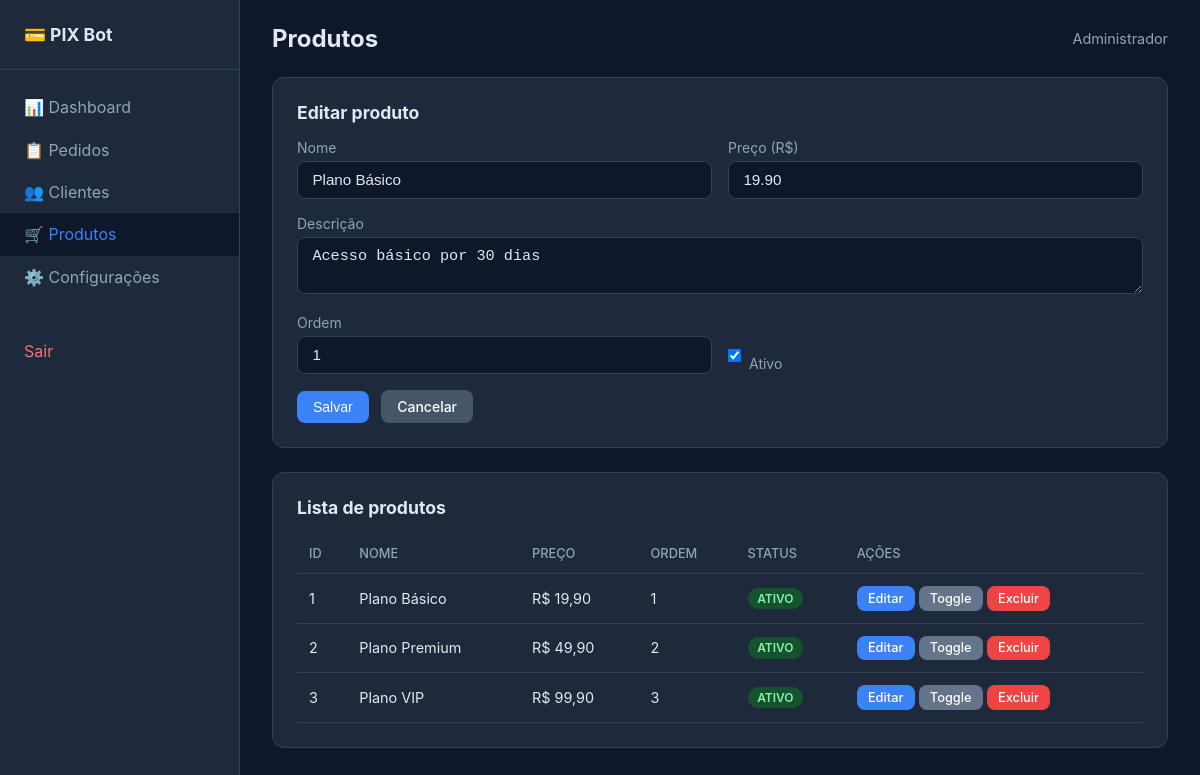
The page /panel/products.php?edit=1 (signed in) on the database its author committed.
### tables this page shows
CREATE TABLE IF NOT EXISTS products (
  id INT UNSIGNED AUTO_INCREMENT PRIMARY KEY,
  name VARCHAR(150) NOT NULL,
  description TEXT,
  price DECIMAL(10,2) NOT NULL,
  active TINYINT(1) DEFAULT 1,
  sort_order INT DEFAULT 0,
  created_at TIMESTAMP DEFAULT CURRENT_TIMESTAMP,
  updated_at TIMESTAMP DEFAULT CURRENT_TIMESTAMP ON UPDATE CURRENT_TIMESTAMP
);

### panel/config.php (called while the page is built, shortened)
<?php
function db(): PDO {
    static $pdo = null;
    if ($pdo === null) {
        $dsn = sprintf(
            'mysql:host=%s;port=%s;dbname=%s;charset=utf8mb4',
            DB_HOST,
            DB_PORT,
            DB_NAME
        );
        $pdo = new PDO($dsn, DB_USER, DB_PASS, [
            PDO::ATTR_ERRMODE => PDO::ERRMODE_EXCEPTION,
            PDO::ATTR_DEFAULT_FETCH_MODE => PDO::FETCH_ASSOC,
            PDO::ATTR_EMULATE_PREPARES => false,
        ]);
    }
    return $pdo;
}
function e(?string $str): string {
    return htmlspecialchars($str ?? '', ENT_QUOTES, 'UTF-8');
}
function money($value): string {
    return 'R$ ' . number_format((float)$value, 2, ',', '.');
}

### panel/products.php (the view, shortened to what this page needs)
<?php
require_once __DIR__ . '/config.php';
$edit = null;
if (isset($_GET['edit'])) {
    $stmt = db()->prepare('SELECT * FROM products WHERE id = ?');
    $stmt->execute([(int)$_GET['edit']]);
    $edit = $stmt->fetch();
}
$products = db()->query('SELECT * FROM products ORDER BY sort_order, id')->fetchAll();
include __DIR__ . '/layout.php';
?>
<div class="card" style="margin-bottom: 1.5rem;">
    <h2><?= $edit ? 'Editar produto' : 'Novo produto' ?></h2>
    <form method="POST">
        <div class="form-row">
            <div>
                <label>Nome</label>
                <input type="text" name="name" required value="<?= e($edit['name'] ?? '') ?>">
            </div>
            <div>
                <label>Preço (R$)</label>
                <input type="text" name="price" required value="<?= e($edit['price'] ?? '') ?>" placeholder="19.90">
            </div>
        </div>
        <label>Descrição</label>
        <textarea name="description" rows="2"><?= e($edit['description'] ?? '') ?></textarea>
        <div class="form-row">
            <div>
                <label>Ordem</label>
                <input type="number" name="sort_order" value="<?= e($edit['sort_order'] ?? '0') ?>">
            </div>
            <div style="display:flex;align-items:center;gap:0.5rem;padding-top:1.5rem;">
                <input type="checkbox" name="active" id="active" <?= ($edit['active'] ?? 1) ? 'checked' : '' ?> style="width:auto">
                <label for="active" style="margin:0">Ativo</label>
            </div>
        </div>
        <button type="submit" class="btn"><?= $edit ? 'Salvar' : 'Criar produto' ?></button>
        <?php if ($edit): ?>
            <a href="products.php" class="btn" style="background:#475569;margin-left:0.5rem">Cancelar</a>
        <?php endif; ?>
    </form>
</div>
<div class="card">
    <h2>Lista de produtos</h2>
    <div class="table-wrap">
        <table>
            <thead>
                <tr>
                    <th>ID</th>
                    <th>Nome</th>
                    <th>Preço</th>
                    <th>Ordem</th>
                    <th>Status</th>
                    <th>Ações</th>
                </tr>
            </thead>
            <tbody>
                <?php foreach ($products as $p): ?>
                <tr>
                    <td><?= $p['id'] ?></td>
                    <td><?= e($p['name']) ?></td>
                    <td><?= money($p['price']) ?></td>
                    <td><?= $p['sort_order'] ?></td>
                    <td>
                        <span class="badge <?= $p['active'] ? 'badge-paid' : 'badge-expired' ?>">
                            <?= $p['active'] ? 'ATIVO' : 'INATIVO' ?>
                        </span>
                    </td>
                    <td>
                        <a href="?edit=<?= $p['id'] ?>" class="btn btn-sm">Editar</a>
                        <a href="?toggle=<?= $p['id'] ?>" class="btn btn-sm" style="background:#64748b">Toggle</a>
                        <a href="?delete=<?= $p['id'] ?>" class="btn btn-sm btn-danger" onclick="return confirm('Excluir?')">Excluir</a>
                    </td>
                </tr>
                <?php endforeach; ?>
            </tbody>
        </table>
    </div>
</div>
<?php include __DIR__ . '/layout_end.php'; ?>

### panel/layout.php (style rules this page uses)
:root { --bg: #0f172a; --card: #1e293b; --border: #334155; --text: #e2e8f0; --muted: #94a3b8; --primary: #3b82f6; --green: #22c55e; --orange: #f59e0b; --red: #ef4444; }
* { box-sizing: border-box; margin: 0; padding: 0; }
body { font-family: -apple-system, BlinkMacSystemFont, 'Segoe UI', Roboto, sans-serif; background: var(--bg); color: var(--text); min-height: 100vh; display: flex; }
.card { background: var(--card); border: 1px solid var(--border); border-radius: 12px; padding: 1.5rem; }
.card h2 { font-size: 1.1rem; margin-bottom: 1rem; }
.table-wrap { overflow-x: auto; }
table { width: 100%; border-collapse: collapse; font-size: 0.9rem; }
th, td { padding: 0.75rem; text-align: left; border-bottom: 1px solid var(--border); }
th { color: var(--muted); font-weight: 500; font-size: 0.8rem; text-transform: uppercase; }
.badge { display: inline-block; padding: 0.2rem 0.6rem; border-radius: 999px; font-size: 0.75rem; font-weight: 600; }
.badge-paid { background: #14532d; color: #86efac; }
.btn { display: inline-block; padding: 0.5rem 1rem; border-radius: 8px; border: none; font-size: 0.875rem; font-weight: 500; cursor: pointer; text-decoration: none; color: white; background: var(--primary); }
.btn-danger { background: var(--red); }
.btn-sm { padding: 0.3rem 0.7rem; font-size: 0.8rem; }
form label { display: block; margin-bottom: 0.3rem; font-size: 0.875rem; color: var(--muted); }
form input, form textarea, form select { width: 100%; padding: 0.6rem 0.9rem; border: 1px solid var(--border); border-radius: 8px; background: var(--bg); color: var(--text); margin-bottom: 1rem; font-size: 0.95rem; }
.form-row { display: grid; grid-template-columns: 1fr 1fr; gap: 1rem; }

### rows shown on the page
products: name "Plano Básico", price "19.90", description "Acesso básico por 30 dias", sort_order "1", active "☑", id "1", price "R$ 19,90", shows "ATIVO"
products: id "2", name "Plano Premium", price "R$ 49,90", sort_order "2", active "ATIVO"
products: id "3", name "Plano VIP", price "R$ 99,90", sort_order "3", active "ATIVO"

### other values the page prints
$pageTitle "Produtos"
$_SESSION['admin_name'] "Administrador"
